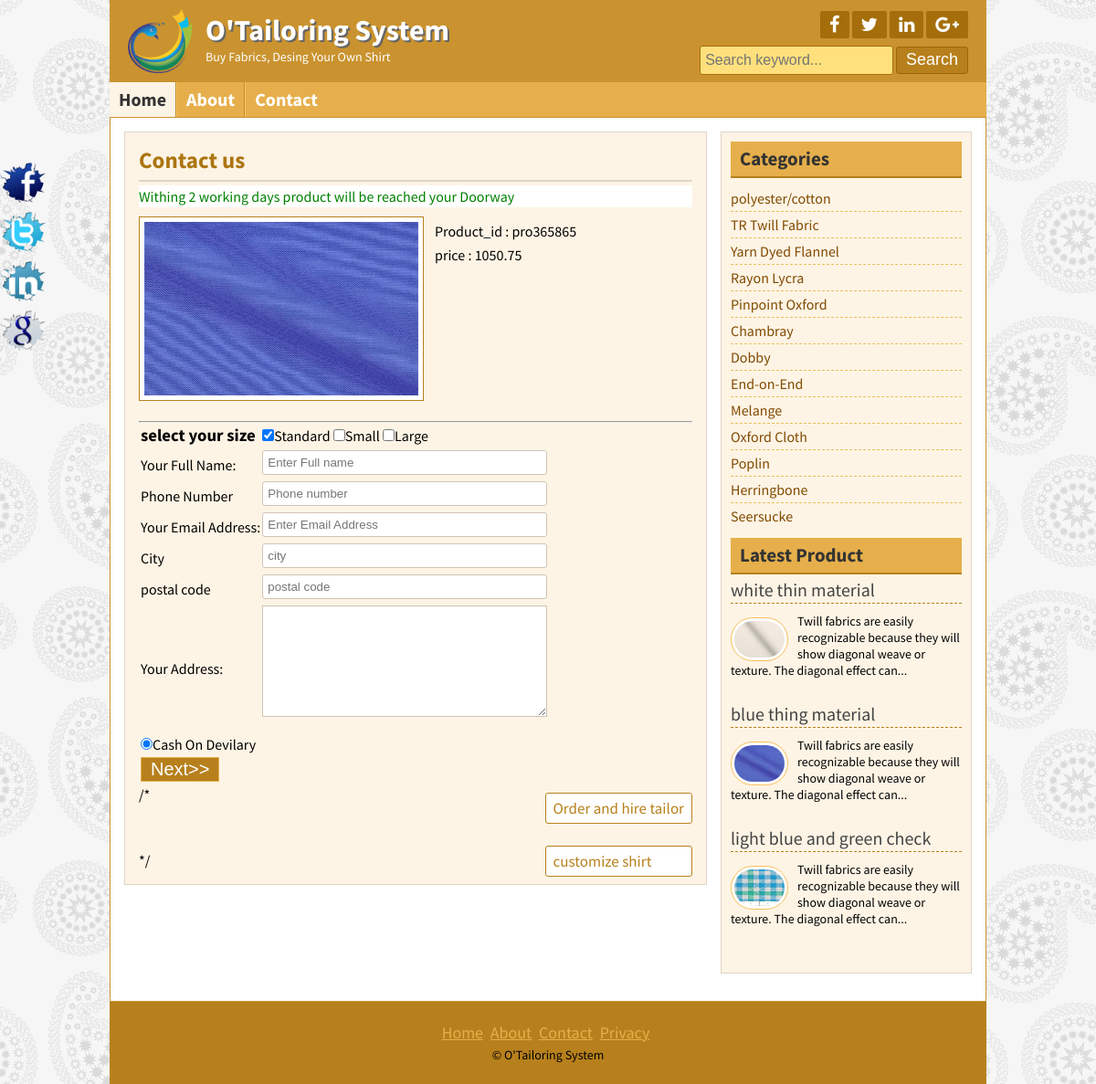
Screenshot of /contact.php?product_id=pro365865 with the database file from the repository.
### tables this page shows
CREATE TABLE `product` (
  `product_id` varchar(50) NOT NULL,
  `product_typeid` varchar(50) NOT NULL,
  `title` varchar(255) NOT NULL,
  `price` float NOT NULL,
  `body` text NOT NULL,
  `image` varchar(255) NOT NULL,
  `author` varchar(50) NOT NULL,
  `tags` varchar(255) NOT NULL,
  `date` date NOT NULL,
  `Season` varchar(50) NOT NULL,
  `weight` int(11) NOT NULL
);

CREATE TABLE `catagory` (
  `catid` int(11) NOT NULL,
  `name` varchar(50) NOT NULL
);

### lib/Database.php (called while the page is built, shortened)
<?php
Class Database{
	public $host   = DB_HOST;
	public $user   = DB_USER;
	public $pass   = DB_PASS;
	public $dbname = DB_NAME;
	public $link;
	private function connectDB(){
	$this->link = new mysqli($this->host, $this->user, $this->pass, $this->dbname);
 }
	public function select($query){
		$result = $this->link->query($query) or die($this->link->error.__LINE__);
		if($result->num_rows > 0){
			return $result;
		} else {
			return false;
		}
	}
}

### helpers/format.php (called while the page is built, shortened)
<?php
class format{
     public function textShorten($text, $limit = 400)
    {
      $text = $text." ";
      $text =  substr($text, 0, $limit);
      $text = substr($text, 0, strrpos($text, ' '));
      $text = $text."...";
      return $text;
    }
}
 ?>

### contact.php (the view, shortened to what this page needs)
<?php include "inc/header.php";?>
	<div class="contentsection contemplete clear">
		<div class="maincontent clear">
			<div class="about">
				<h2>Contact us</h2>
			<form action="" method="post">
				<marquee><h4 style="color: green; background: white;">Withing 2 working days product will be reached your Doorway</h4></marquee>
<?php
	if (!isset($_GET['product_id']) || $_GET['product_id'] == NULL)  {
		header("Location:404.php");
	}else{
		$product_id= $_GET['product_id'];
	}
 ?>
				<table>
					<?php
						$query= "SELECT *
									FROM product
									WHERE product_id= '$product_id'";
						$post= $db->select($query);
						if ($post) {
							while ($result= $post->fetch_assoc()) {
					?>
				<tr>
					 <img src="admin/<?php echo $result['image']?>" height="40px" width="60px"; />
					<tr><td>Product_id : <?php echo $result['product_id']; ?> </td>
				</tr>
				<tr>
					<td>price : <?php  echo $price=$result['price'] ?></td>
				</tr>
				</tr>
			</table>
			<br><br><br><br><br><br><br>
			<table>
				 <tr><td><h3>select your size</h3></td>
				 	<td><input type="checkbox" name="size" value="Standard" checked="checked">Standard
					<input type="checkbox" name="size" value="Smakk">Small
					<input type="checkbox" name="size" value="Large">Large</td>
				</tr>
				<tr>
					<hr>
					<td>Your Full Name:</td>
					<td>
					<input type="text" name="customer_name" placeholder="Enter Full name"/>
					</td>
				</tr>
				<tr>
					<td>Phone Number</td>
					<td>
					<input type="text" name="phone" placeholder="Phone number"/>
					</td>
				</tr>
				<tr>
					<td>Your Email Address:</td>
					<td>
					<input type="email" name="customer_email" placeholder="Enter Email Address"/>
					</td>
				</tr>
				<tr>
					<td>City</td>
					<td>
					<input type="text" name="city" placeholder="city"/>
					</td>
				</tr>
				<tr>
					<td>postal code</td>
					<td>
					<input type="text" name="postal_code" placeholder="postal code"/>
					</td>
				</tr>
				<tr>
					<td>Your Address:</td>
					<td>
					<textarea name="address"></textarea>
					</td>
				</tr>
					<tr><td><input type="radio" name="cash" value="Cash On Delivary" checked="checked">Cash On Devilary</td></tr>
				<tr> <td><input type="submit" name="submit" value="Next>>"/></td>
			</tr>
		</table>
		/*<div class="readmore clear">
					<a href="hire.php?product_id=<?php echo $result['product_id']; ?>">Order and hire tailor</a> <br>
					<a href="contact.php?product_id=<?php echo $result['product_id']; ?>">customize shirt</a>
		</div> <br> <br> <br> */
<?php } } ?>
 </div>
</div>
<?php include "inc/sidebar.php";?>
<?php include "inc/footer.php";?>

### inc/sidebar.php
<div class="sidebar clear">
	<div class="samesidebar clear">
		<h2>Categories</h2>
		<ul>
		<?php
			$query= "select * from catagory";
			$post= $db->select($query);
			if ($post) {
				while ($result= $post->fetch_assoc()) {
				?>
				<li><a href="posts.php?catid=<?php echo $result['catid'] ;?>"><?php echo $result['name']; ?></a></li>
				<?php } } ?>
			</ul>
	</div>
	<div class="samesidebar clear">
		<marquee><h2>Latest Product</h2></marquee>
			<?php
				$query= "select * from product limit 3";
				$post= $db->select($query);
				if ($post) {
					while ($result= $post->fetch_assoc()) {
					 ?>
			<div class="popular clear">
				<h3><a href="post.php?product_id=<?php echo $result['product_id'] ?>"><?php echo $result['title'];?></a></h3>
				<a href="post.php?product_id=<?php echo $result['product_id'] ?>"><img src="admin/<?php echo $result['image']; ?>" alt="post image"/></a>
				<p><?php echo $fm->textShorten($result['body'],120); ?></p>
			</div>
			<?php } } else { header("Location:404.php");  } ?>
	</div>
</div>

### style.css (style rules this page uses)
* { margin:0;padding:0;outline:0 }
body { font-family: 'Source Sans Pro', sans-serif;font-size:14px;line-height:18px;color:#000;background:url(images/bg.png)repeat fixed 0 0 #fff; }
.contemplete { margin: 0 auto; width: 928px; }
.clear { overflow:hidden; }
input[type="text"], input[type="email"] { border: 1px solid #cfc5b6; border-radius: 3px; margin-bottom: 5px; padding: 5px; width: 300px; }
input[type="submit"] { background: #b7801c none repeat scroll 0 0; border: 1px solid #e6af4b; color: #fff; cursor: pointer; font-size: 20px; padding: 1px 10px; }
textarea { height: 110px; margin-bottom: 10px; padding: 5px; width: 300px; border: 1px solid #cfc5b6; }
.contentsection { background: #ffffff none repeat scroll 0 0; border: 1px solid #ca932f; padding: 15px; }
.maincontent { background: #fef4e5 none repeat scroll 0 0; border: 1px solid #ded4c5; float: left; margin: 0 15px 15px 0; padding: 8px 15px; width: 606px; }
.about { font-size: 16px; line-height: 24px; text-align: justify; }
.about img { background: #fff none repeat scroll 0 0; border: 1px solid #b7801c; float: left; height: 190px; margin-right: 10px; padding: 5px; width: 300px; }
.samepost h2, .about h2 { border-bottom: 2px solid #e0d6c7; color: #ac7511; font-size: 25px; margin-bottom: 4px; padding: 10px 10px 10px 0; }
.samepost h4,.about h4 { font-weight: normal; margin-bottom: 10px; margin-top: 0; }
.readmore { float: right; margin-top: 10px; }
.readmore a { background: #fff none repeat scroll 0 0; border: 1px solid #b7801c; border-radius: 3px; color: #b7801c; display: block; font-size: 17px; padding: 4px 8px; text-decoration: none; }
.sidebar { background: #fef4e5 none repeat scroll 0 0; border: 1px solid #ded4c5; float: right; margin-bottom: 15px; margin-top: 0; padding: 10px; width: 253px; }
.samesidebar { margin-bottom: 10px; }
.samesidebar h2 { background: #e6af4b none repeat scroll 0 0; border-bottom: 2px solid #b7801c; color: #333; margin-bottom: 8px; padding: 10px; }
.samesidebar ul { padding:0;margin:0;list-style:none; }
.samesidebar ul li { border-bottom: 1px dashed #e9c05c; font-size: 16px; padding: 5px 8px 5px 0; }
.samesidebar ul li:last-child { border-bottom: 0px dashed #e9c05c; }
.samesidebar ul li a { color: #814a00; text-decoration: none; }
.samesidebar p { margin-bottom: 10px; }
.popular { margin-bottom: 20px; }
.popular h3 { border-bottom: 1px dashed #b7801c; font-size: 20px; font-weight: normal; margin-bottom: 10px; padding-bottom: 5px; }
.popular h3 a { text-decoration:none;color:#444 }
.popular img { background: #fff none repeat scroll 0 0; border: 1px solid #f6bf5b; border-radius: 30px; float: left; height: 40px; margin-right: 10px; margin-top: 5px; padding: 3px; width: 55px; }

### rows the page displays
product: image (picture), product_id "pro365865", price "1050.75", title "blue thing material", body "Twill fabrics are easily recognizable because they will show diagonal weave or texture. The diagonal effect can..."
catagory: name "polyester/cotton"
catagory: name "TR Twill Fabric"
catagory: name "Yarn Dyed Flannel"
catagory: name "Rayon Lycra"
catagory: name "Pinpoint Oxford"
catagory: name "Chambray"
catagory: name "Dobby"
catagory: name "End-on-End"
catagory: name "Melange"
catagory: name "Oxford Cloth"
catagory: name "Poplin"
catagory: name "Herringbone"
catagory: name "Seersucke"
product: title "white thin material", image (picture), body "Twill fabrics are easily recognizable because they will show diagonal weave or texture. The diagonal effect can..."
product: title "light blue and green check", image (picture), body "Twill fabrics are easily recognizable because they will show diagonal weave or texture. The diagonal effect can..."
